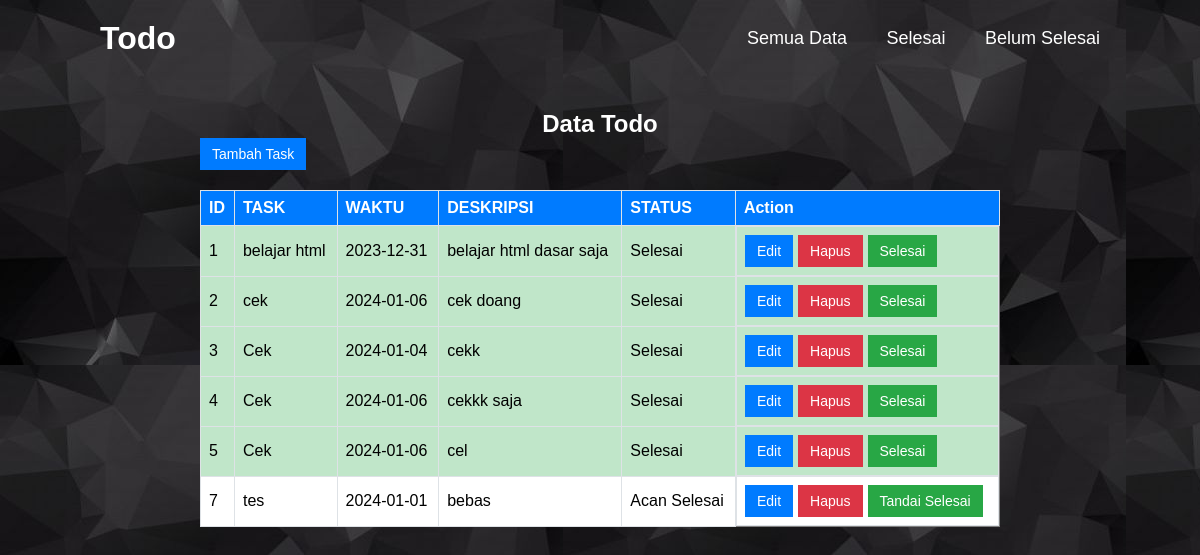
The page / on the database its author committed.
### tables this page shows
CREATE TABLE `todo` (
  `id` int(25) NOT NULL,
  `task` varchar(45) NOT NULL,
  `waktu` date NOT NULL,
  `desc` varchar(250) NOT NULL,
  `completed` tinyint(1) DEFAULT 0
);

### index.php (the view, shortened to what this page needs)
<?php
include 'koneksi.php';
?>
<!DOCTYPE html>
<html lang="en">
<head>
    <link rel="stylesheet" href="styleindex.css">
</head>
<body>
    <header class="header">
        <a href"#" class="todo">Todo</a>
        <nav class="navbar">
            <a href="?status=all">Semua Data</a>
            <a href="?status=completed">Selesai</a>
            <a href="?status=not_completed">Belum Selesai</a>
        </nav>
    </header>
    <div class="container">
        <h2>Data Todo</h2>
        <a href="add_task.php" class="btn btn-primary">Tambah Task</a>
        <table border="1">
            <tr>
                <th>ID</th>
                <th>TASK</th>
                <th>WAKTU</th>
                <th>DESKRIPSI</th>
                <th>STATUS</th>
                <th>Action</th>
            </tr>
            <?php
            $statusCondition = '';
            $query = "SELECT * FROM todo $statusCondition";
            $todo = mysqli_query($koneksi, $query);
            while ($data = mysqli_fetch_array($todo)) {
                $completedClass = $data['completed'] ? 'completed' : '';
                echo "<tr class='$completedClass'>";
                echo "<td>{$data['id']}</td>";
                echo "<td>{$data['task']}</td>";
                echo "<td>{$data['waktu']}</td>";
                echo "<td>{$data['desc']}</td>";
                echo "<td>";
                echo $data['completed'] ? 'Selesai' : 'Acan Selesai';
                echo "</td>";
                echo "<td class='action-buttons'>";
                echo "<a href='edit_task.php?id={$data['id']}' class='btn btn-primary'>Edit</a>";
                echo "<a href='./crud/delete.php?id={$data['id']}' onclick='return konfir({$data['id']})' class='btn btn-danger'>Hapus</a>";
                if ($data['completed']) {
                    echo "<span class='btn btn-success'>Selesai</span>";
                } else {
                    echo "<a href='./crud/complete.php?id={$data['id']}' class='btn btn-success'>Tandai Selesai</a>";
                }
                echo "</td>";
                echo "</tr>";
            }
            ?>
        </table>
    </div>
</body>
</html>

### styleindex.css (style rules this page uses)
* { margin: 0; padding: 0; box-sizing: border-box; font-family: 'Franklin Gothic Medium', 'Arial Narrow', Arial, sans-serif; }
body { font-family: Arial, sans-serif; background-color: #f8f9fa; top: 50; margin: 0; padding: 0; min-height: 100vh; background: url(asset/backg.jpg); }
.container { max-width: 800px; margin: 110px auto 30px auto;; }
h2 { text-align: center; color: #ffffff; }
table { width: 100%; border-collapse: collapse; margin-top: 20px; background-color: #ffffff; }
th, td { border: 1px solid #dee2e6; padding: 8px; text-align: left; }
th { background-color: #007bff; color: #ffffff; }
.completed { background-color: #c0e6c9; }
.action-buttons { display: flex; gap: 5px; }
.btn { padding: 8px 12px; cursor: pointer; text-align: center; text-decoration: none; display: inline-block; font-size: 14px; }
.btn-primary { background-color: #007bff; color: #ffffff; border: none; }
.btn-danger { background-color: #dc3545; color: #ffffff; border: none; }
.btn-success { background-color: #28a745; color: #ffffff; border: none; }
.header { position: fixed; top: 0; left: 0; width: 100%; padding: 20px 100px; background: transparent; display: flex; justify-content: space-between; align-items: center; z-index: 100; }
.todo { font-size: 32px; color: #ffffff; text-decoration: none; font-weight: 700; }
.navbar a { position: relative; font-size: 18px; color: #ffffff; font-weight: 500; text-decoration: none; margin-left: 35px; }
.navbar a::before { content: ''; position: absolute; top: 100%; left: 0; width: 0; height: 2px; background-color: #ffffff; transition: .3s; }

### rows shown on the page
todo: id "1", task "belajar html", waktu "2023-12-31", desc "belajar html dasar saja", completed "Selesai"
todo: id "2", task "cek", waktu "2024-01-06", desc "cek doang", completed "Selesai"
todo: id "3", task "Cek", waktu "2024-01-04", desc "cekk", completed "Selesai"
todo: id "4", task "Cek", waktu "2024-01-06", desc "cekkk saja", completed "Selesai"
todo: id "5", task "Cek", waktu "2024-01-06", desc "cel", completed "Selesai"
todo: id "7", task "tes", waktu "2024-01-01", desc "bebas", completed "Acan Selesai"
